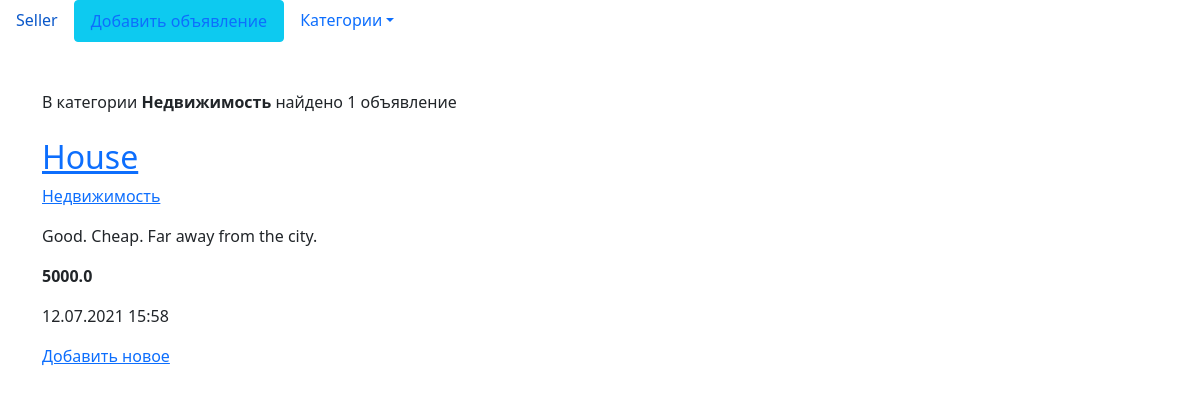
The app's page /2/, older data.
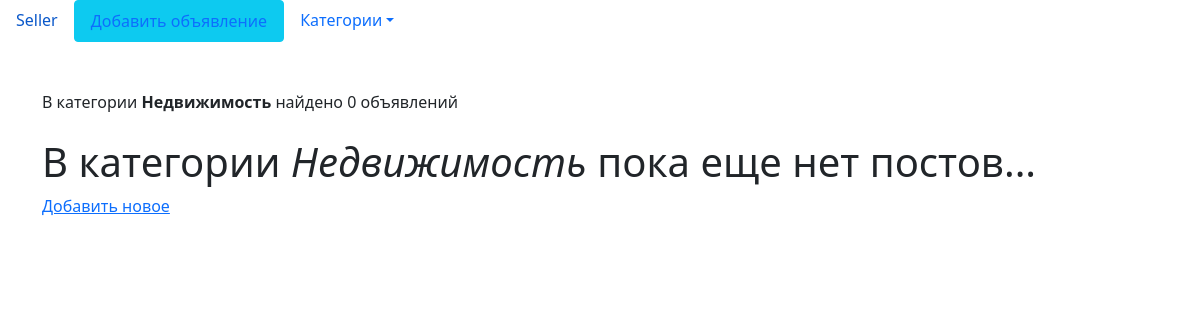
The same page, newer data.
### bboard/models.py (models this page shows)
class Rubric(models.Model):
    name = models.CharField(max_length=40, db_index=True, verbose_name='Название')
    def __str__(self):
        return self.name
    class Meta:
        verbose_name = 'Рубрика'
        verbose_name_plural = 'Рубрики'
        ordering = ['name']

class Bb(models.Model):
    title = models.CharField(max_length=50, verbose_name='Заголовок')
    rubric = models.ForeignKey('Rubric', null=True, on_delete=models.PROTECT, verbose_name='Рубрика')
    description = models.TextField(null=True, blank=True, verbose_name='Описание')
    price = models.FloatField(null=True, blank=True, verbose_name='Цена')
    date = models.DateTimeField(auto_now_add=True, db_index=True, verbose_name='Дата публикации')
    class CITIES(models.TextChoices):
        KYIV = 'kyi', 'Киев'
        ODESSA = 'ode', 'Одесса'
        DNIPRO = 'dni', 'Днепр'
        __empty__ = '---------'
    city = models.CharField(max_length=3, choices=CITIES.choices)
    class Meta:
        verbose_name = 'Объявление'
        verbose_name_plural = 'Объявления'
        ordering = ['-date']
        unique_together = (('title', 'date'),
                           ('title', 'rubric', 'date'))

### bboard/views.py (the view)
# urls.py: path('<int:rubric_id>/', views.byRubricView.as_view(), name='rubric'),
class byRubricView(TemplateView):
    template_name = 'bboard/by_rubric.html'
    def get_context_data(self, **kwargs):
        context = super().get_context_data(**kwargs)
        context['items'] = Bb.objects.filter(rubric=context['rubric_id'])
        context['rubrics'] = Rubric.objects.all()
        context['current_rubric'] = Rubric.objects.get(pk=context['rubric_id'])
        check_word = int(str(len(context['items']))[0])
        if check_word == 1:
            check_word = 'объявление'
        elif check_word in [2, 3, 4]:
            check_word = 'объявления'
        else:
            check_word = 'объявлений'
        context['posts'] = check_word
        return context

### bboard/templates/bboard/by_rubric.html (shortened to what this page needs)
{% extends 'bboard/base.html' %}
{% block content %}
    {% with counter=items.count %}
        В категории <strong>{{ current_rubric }}</strong>
        найдено {{ counter }} {{ posts }}
    <br><br>
    {% endwith %}
    {% for item in items %}
        <h2><a href="{% url 'detail' pk=item.pk %}">{{ item.title }}</a></h2>
        <p><a href="{% url 'rubric' item.rubric.pk %}">{{ item.rubric }}</a></p>
        <p>{{ item.description|truncatechars:'50' }}</p>
        <p><strong>{{ item.price }}</strong></p>
        <p>{{ item.date|date:"d.m.Y H:i" }}</p>
    {% empty %}
        <h1>В категории <em>{{ current_rubric }}</em> пока еще нет постов...</h1>
    {% endfor %}
    <a href="{% url 'add' %}">Добавить новое</a>
{% endblock %}

### bboard/templates/bboard/base.html (shortened to what this page needs)
<!DOCTYPE html>
<html lang="en">
<head>
    {% load static %}
    <link rel="stylesheet" href="{% static 'bboard/style.css' %}">
    <link href="https://cdn.jsdelivr.net/npm/bootstrap@5.0.2/dist/css/bootstrap.min.css" rel="stylesheet">
</head>
<body>
<ul class="nav">
    <li class="nav-item">
        <a class="nav-link active" aria-current="page" href="{% url 'home' %}">Seller</a>
    </li>
    <li class="nav-item">
        <a class="nav-link btn btn-info" href="{% url 'add' %}">Добавить объявление</a>
    </li>
    <li class="nav-item dropdown">
        <a class="nav-link dropdown-toggle" data-bs-toggle="dropdown" href="#" role="button" aria-expanded="false">Категории</a>
    </li>
</ul>
<br>
<br>
<section class="container">
    {% block content %}{% endblock %}
</section>
</body>
</html>

### bboard/static/bboard/style.css (style rules this page uses)
.container { margin: 0 30%; }

Row changes from the older to the newer data that the page shows:
removed Bb: title "House", rubric "Недвижимость", description "Good. Cheap. Far away from the city.", price "5000.0", date "12.07.2021 15:58"
shown differently, row unchanged: Rubric "Недвижимость": name (not shown) → "Недвижимость"
Text that changed along with them:
{{ counter }}: "1" → "0"
{{ posts }}: "объявление" → "объявлений"
text now shown: "В категории пока еще нет постов..."
